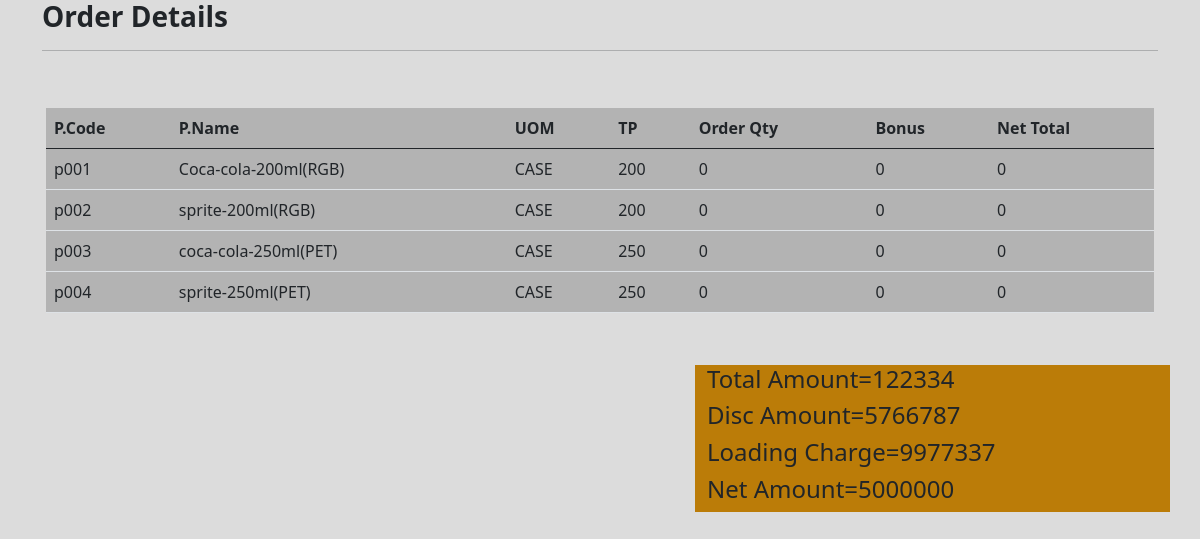
/sales/ordercal/, run on the app's committed database.
### sales/models.py (models this page shows, shortened)
class Product(models.Model):
    id = models.AutoField(primary_key=True)
    product =models.CharField(max_length=30)
    p_name =models.CharField(max_length=100)
    UOM = models.CharField(max_length=10)
    tp = models.IntegerField()

### sales/views.py (the view, shortened to what this page needs)
# urls.py: path("ordercal/", views.ordercal, name="ordercal"),
def ordercal(request):
    if request.method == "POST":
        id=request.POST.get('id','')
        data=request.POST.get('value','')
        print(id)
        print(data)
        Product_table= Product.objects.all().values()
        df_p = pd.DataFrame(list(Product_table))
        print(df_p)
        df_p_1= df_p.copy()
        df_p_1['order_qty'] = 0
        df_p_1['bonus_qty'] = 0
        df_p_1['balance'] = 0
        Promotion_table= Promotion.objects.all().values()
        df = pd.DataFrame(list(Promotion_table))
        dealer_name = "db-001"
        df_1=df[df['sdp']==dealer_name]
        id_lst = [int(x) for x in id_lst]
        df_p_2 = df_p_1[df_p_1['id'].isin(id_lst)]
        product_code=list(df_p_2['product'])
        product_code
        dff = df_1[df_1['p_code'].isin(product_code)]
        dff
        order_qty = [int(x) for x in list(dff['order_qty'])]
        bonus_qty = [int(x) for x in list(dff['bonus_qty'])]
        pro_code =  [x for x in list(dff['p_code'])]
        value_lst = [int(x) for x in value_lst]
        df_p_2 = df_p_1[df_p_1['id'].isin(id_lst)]
        tp=df_p_2['tp']
        bnv = [int(num1*num2) for num1, num2 in zip(bonus_qty,value_lst)]
        divition = [int(n1/n2) for n1,n2 in zip(bnv, order_qty)]
        df_p_1.loc[df_p_1['id'].isin(id_lst), "order_qty"] =value_lst
        df_p_1.loc[df_p_1['product'].isin(pro_code), "bonus_qty"] = list(pd.Series(divition))
        df_p_1.loc[df_p_1['id'].isin(id_lst), "balance"] = tp*value_lst
        df_p_1 = df_p_1.fillna(0)
        print(df_p_1)
        print(df_p_1)
        json_records_p = df_p_1.reset_index().to_json(orient ='records')
        data_p = []
        data_p = json.loads(json_records_p)
        print(data_p)
        return JsonResponse({'data_p':data_p})
    else:
        Product_table= Product.objects.all().values()
        df_p = pd.DataFrame(list(Product_table))
        df_p_1= df_p.copy()
        df_p_1['order_qty'] = 0
        df_p_1['bonus_qty'] = 0
        df_p_1['balance'] = 0
    json_records_p = df_p_1.reset_index().to_json(orient ='records')
    data_p = []
    data_p = json.loads(json_records_p)
    context = {
        'd': data_p,
    }
    return render(request, 'sales/test.html', context=context)

### sales/templates/sales/test.html (shortened to what this page needs)
<!doctype html>
<html lang="en">
  <head>
    <link href="https://cdn.jsdelivr.net/npm/bootstrap@5.0.2/dist/css/bootstrap.min.css" rel="stylesheet">
  </head>
  <body>
    <div class="container">
        <h3><b>Order Details</b></h3>
        <hr>
        <div class="col-md-12">
            <div class="row">
                <div class="card-body">
                    <form action="" method="POST">
                        <table class="table">
                            <thead>
                            <tr>
                                <th scope="col">P.Code</th>
                                <th scope="col">P.Name</th>
                                <th scope="col">UOM</th>
                                <th scope="col">TP</th>
                                <th scope="col">Order Qty</th>
                                <th scope="col">Bonus</th>
                                <th scope="col">Net Total</th>
                            </tr>
                            </thead>
                            <tbody id = "tbody">
                                {% if d %}
                                    {% for i in d %}
                                        <tr>
                                            <td>{{i.product}}</td>
                                            <td>{{i.p_name}}</td>
                                            <td>{{i.UOM}}</td>
                                            <td>{{i.tp}}</td>
                                            <td class="editable" data-id={{ i.id }} data-type="order_qty">{{ i.order_qty }}</td>
                                            <td>{{i.bonus_qty}}</td>
                                            <td>{{i.balance}}</td>
                                        </tr>
                                    {% endfor %}
                                {% endif %}
                            </tbody>
                        </table>
                    </form>
                </div>
        <div class="col-md-5">
            <h4 class="alert-heading">Total Amount=122334</h4>
            <h4 class="alert-heading">Disc Amount=5766787</h4>
            <h4 class="alert-heading">Loading Charge=9977337</h4>
            <h4 class="alert-heading">Net Amount=5000000</h4>
        </div>
    </div>
  </body>
</html>

### sales/templates/sales/test.html (style rules this page uses)
body { background-color: gainsboro; }
.table { margin-top: 15px; background-color: rgb(179, 179, 179); }
.card-body { margin-top: 10px; }
.col-md-5 { margin-top: 20px; margin-bottom: 20px; margin-left: auto; background-color: rgb(187, 124, 8); }

### data on the page
Product: product "p001", p_name "Coca-cola-200ml(RGB)", UOM "CASE", tp "200", order_qty "0", bonus_qty "0", balance "0"
Product: product "p002", p_name "sprite-200ml(RGB)", UOM "CASE", tp "200", order_qty "0", bonus_qty "0", balance "0"
Product: product "p003", p_name "coca-cola-250ml(PET)", UOM "CASE", tp "250", order_qty "0", bonus_qty "0", balance "0"
Product: product "p004", p_name "sprite-250ml(PET)", UOM "CASE", tp "250", order_qty "0", bonus_qty "0", balance "0"
